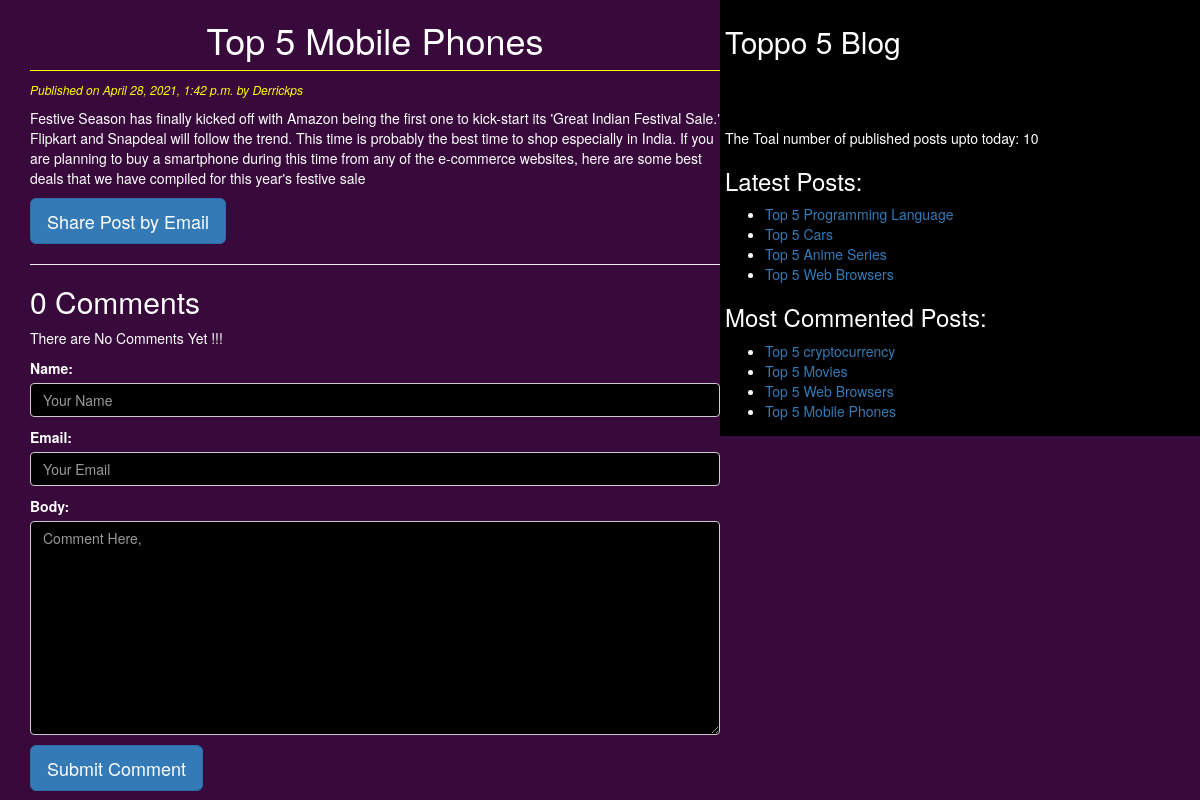
The page /2021/04/28/top-5-mobile-phones/ on the database its author committed.
### blog/models.py (models this page shows, shortened)
class Post(models.Model):
    title = models.CharField(max_length=264)
    slug = models.SlugField(max_length=264,unique_for_date='publish')  # unique_for_date is used to to make each slug unique
    author = models.ForeignKey(User,related_name='blog_posts',on_delete=models.CASCADE) # on_delete is important parameter
    body = models.TextField()
    publish = models.DateTimeField(default=timezone.now)
    created = models.DateTimeField(auto_now_add=True)
    updated = models.DateTimeField(auto_now=True)
    STATUS_CHOICES = (('draft','Draft'),('published','Published'))
    status = models.CharField(max_length=10,choices=STATUS_CHOICES,default='draft')
    objects = CustomManager()  # calling our custom Manager
    tags = TaggableManager()
    class Meta:
        ordering = ('-publish',)
    def get_absolute_url(self):
        return reverse('post_detail',args=[self.publish.year,self.publish.strftime('%m'),self.publish.strftime('%d'),self.slug])

### blog/views.py (the view, shortened to what this page needs)
# urls.py: path('<int:year>/<int:month>/<int:day>/<slug:slug>/', views.post_detail_view,name = 'post_detail'),
def post_detail_view(request,year,month,day,slug):
    post = get_object_or_404(Post,slug=slug,status='published',publish__year=year,publish__month=month,publish__day=day)
    comments = post.comments.filter(active=True)
    csubmit = False
    form = CommentForm()
    return render(request,'blog/post_detail.html',{'post':post,'form':form,'comment':comments,'csubmit':csubmit})

### blog/forms.py
class CommentForm(forms.ModelForm):
    class Meta:
        model = Comment
        fields = ('name','email','body')
        widgets = {
            'email': forms.EmailInput(attrs={
            'class': 'form-control',
            'style': 'background-color: black',
            'placeholder': 'Your Email',
            }),
            'name': forms.TextInput(attrs={
            'class': 'form-control',
            'style': 'background-color: black',
            'placeholder': 'Your Name'
            }),
            'body': forms.Textarea(attrs={
            'style': 'background-color: black',
            'class': 'form-control',
            'placeholder': 'Comment Here,'})
         }

### blog/models.py (called while the page is built)
    def get_queryset(self):
        return super().get_queryset().filter(status='published') # only published post should come in blog page

### blog/templatetags/blog_tags.py (called while the page is built)
@register.simple_tag
def total_posts():
    return Post.objects.count()

@register.inclusion_tag('blog/latest_posts123.html')
def show_latest_posts(count=4):
    latest_posts = Post.objects.order_by('-publish')[:count]
    return {'latest_posts':latest_posts}

@register.simple_tag
def get_most_commented_posts(count=4):
    return Post.objects.annotate(total_comments=Count('comments')).order_by('-total_comments')[:count]

### templates/blog/post_detail.html (shortened to what this page needs)
<!DOCTYPE html>
{%extends 'blog/base.html'%}
{%block content%}
<h1>{{post.title}}</h1>
<p id='date'>Published on {{post.publish}} by {{post.author|title}}</p>
{{post.body|linebreaks}}
<a href="/{{post.id}}/share" class = 'btn btn-lg btn-primary'>Share Post by Email</a>
<hr>
{%with comment.count as comments_count%}
<h2>{{comments_count}} Comment{{comments_count|pluralize}}</h2>
{% endwith %}
{%if comment%}
{%for comment in comment%}
<p id='ch'>comment {{forloop.counter}} by {{comment.name}} on {{comment.created}}</p>
<div class="cb">
  {{comment.body|linebreaks}}
</div>
<hr>
{%endfor%}
{%else%}
<p>There are No Comments Yet !!!</p>
{%endif%}
{%if csubmit%}
<h2>Your Comment Added Successfully</h2>
{%else%}
<form method="post">
  {{form.as_p}}
  <input type="submit" class='btn btn-lg btn-primary' value="Submit Comment">
</form>
{%endif%}
{%endblock%}

### templates/blog/base.html (shortened to what this page needs)
<!DOCTYPE html>
{%load blog_tags%}
{%load static%}
<html lang="en" dir="ltr">
  <head>
    <link rel = "stylesheet" href = "https://maxcdn.bootstrapcdn.com/bootstrap/3.3.6/css/bootstrap.min.css"/>
    <link rel="stylesheet" href="{%static 'css/blog1.css'%}">
  </head>
  <body>
    <div class="content">
      {%block content%}{%endblock%}
    </div>
    <div class="sidebar">
      <h2>Toppo 5 Blog</h2><br><br><br>
      <p>The Toal number of published posts upto today: {%total_posts%}</p>
      <h3>Latest Posts:</h3>{%show_latest_posts%}
      <h3>Most Commented Posts:</h3>
      {%get_most_commented_posts as most_commented_posts%}
      <ul>
        {%for post in most_commented_posts%}
        <li><a href="{{post.get_absolute_url}}">{{post.title}}</a></li>
        {%endfor%}
      </ul>
    </div>
  </body>
</html>

### templates/blog/latest_posts123.html
<ul>
  {%for post in latest_posts%}
  <li><a href="{{post.get_absolute_url}}">{{post.title}}</a></li>
  {%endfor%}
</ul>

### static/css/blog1.css (style rules this page uses)
.content { width: 60%; float: left; padding: 0 0 0 30px; background: #380A3C; color:white; }
.sidebar { width: 40%; float:right; padding: 5px; background: black; }
h1 { text-align:center; border-bottom: 1px solid yellow; padding-bottom: 10px; }
body { color: white; background: #380A3C; }
#date { color: yellow; font-size: 12px; font-style: italic; }

### rows shown on the page
Post: title "Top 5 Mobile Phones", publish "April 28, 2021, 1:42 p.m.", author "Derrickps", body "Festive Season has finally kicked off with Amazon being the first one to kick-start its 'Great Indian Festival Sale.' Flipkart and Snapdeal will follow the trend. This time is probably the best time to shop especially in India. If you are planning to buy a smartphone during this time from any of the e-commerce websites, here are some best deals that we have compiled for this year's festive sale"
Post: title "Top 5 Programming Language"
Post: title "Top 5 Cars"
Post: title "Top 5 Anime Series"
Post: title "Top 5 Web Browsers"
Post: title "Top 5 cryptocurrency"
Post: title "Top 5 Movies"

### other values the page prints
{{ comments_count }} "0"
